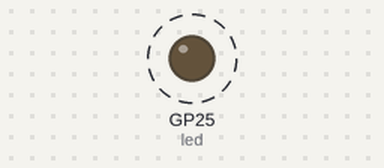
Bench run of a program on a simulated Raspberry Pi Pico running MicroPython. Shown: output pins drawn as LEDs (lit = HIGH). Dashed ring = blinking. What the program prints to the serial console is not drawn.

Above: at 1.2 s.
Timing chart, 0 to 3.7 s (numbered marks = the images above):
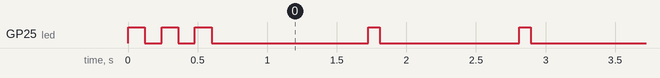

The program:

main.py
```python
"""
智慧車雲台韌體 — Raspberry Pi Pico W (MicroPython)

── 接線 ────────────────────────────────────────────────────
伺服馬達：
    pan  訊號線（橘）→ GP10（實體 pin 14）
    tilt 訊號線（橘）→ GP11（實體 pin 15）
    電源線（紅）     → 獨立 5V 電源，不要接 Pico 的 VBUS 或 3V3
    接地線（棕/黑）  → 和 Pico 的 GND 共接

UART（接 Pi 5）—— 目前用 UART1，見下方 UART_TX_GPIO 的說明：
    Pico GP4 = TX（實體 pin 6） ──→ Pi 5 GPIO15 = RXD（實體 pin 10）
    Pico GP5 = RX（實體 pin 7） ←── Pi 5 GPIO14 = TXD（實體 pin 8）
    Pico GND     （實體 pin 3） ─── Pi 5 GND     （實體 pin 6）

    TX 要接對方的 RX，是交叉接的。兩邊都是 3.3V 邏輯，不需要準位轉換。

GP10 / GP11 是 RP2040 同一組 PWM slice(5) 的 A、B 通道，會共用頻率；
伺服本來就都跑 50Hz，所以沒有衝突。

註：本專案這片 Pico 的 GP0/GP1（UART0）實測無法收發 —— 韌體有跑、腳位電氣
也連通，但資料進不去也出不來。改用 UART1 的 GP4/GP5 之後正常。

── 通訊 ────────────────────────────────────────────────────
指令從 UART 或 USB 任一邊進來都接受，一行一筆 JSON：

    {"pan": 18.0, "tilt": -6.0}

同時支援兩個來源的用意是：UART 接線很容易出問題，而 USB 線本來就要接著供電，
所以 USB 這條路等於是免費的備援。Pi 端用 --pico /dev/ttyACM0 就能改走 USB。

送的是「絕對角度」而不是增量，中間掉幾筆也不會累積誤差。
開機時會往 UART 送一行 "gimbal ready"，Pi 收得到就代表 RX 那條線也接對了。

── 安裝 ────────────────────────────────────────────────────
用 Thonny 把這個檔案存到 Pico 上、檔名必須是 main.py，插電就會自動執行。
"""

from machine import Pin, PWM, UART
import json
import select
import sys
import time

PAN_GPIO, TILT_GPIO = 10, 11
SERVO_FREQ_HZ = 50
MIN_PULSE_US, MAX_PULSE_US = 500, 2400  # SG90 規格；轉不到底就調這兩個值
IDLE_RELEASE_MS = 500                   # 停止動作多久之後切斷訊號

# RP2040 的 UART 可以映射到多組腳位。如果目前這組不通（訊號進不去也出不來），
# 換一組是排除「該腳位損壞或未正確綁定」最快的方法：
#
#   UART0 → GP0/GP1（pin 1/2）、GP12/GP13（pin 16/17）、GP16/GP17（pin 21/22）
#   UART1 → GP4/GP5（pin 6/7）、GP8/GP9（pin 11/12）
#
# 換的時候記得 Pi 那兩條線也要跟著移到對應的針腳上。
# GP10/GP11 給伺服用，不要選到。
UART_ID = 1
UART_TX_GPIO, UART_RX_GPIO = 4, 5     # 原本是 UART_ID=0 搭配 0, 1
UART_BAUD = 115200
MAX_BUFFER = 256                        # 收到沒有換行的垃圾時的丟棄門檻

HEARTBEAT_MS = 1000                     # 待機時每隔多久閃一下
LED_FLASH_MS = 80                       # 每次閃多久

# 除錯用：把 UART 收到的原始位元組印到 USB（在 Pi 上 cat /dev/ttyACM0 可看）。
# 平時要關著 —— 保持扭力會讓 Pi 每 0.3 秒送一次，開著就會不停 print，
# USB 接著但沒人讀時緩衝區塞滿可能讓韌體卡住。
UART_ECHO_TO_USB = False

pan = PWM(Pin(PAN_GPIO))
tilt = PWM(Pin(TILT_GPIO))
for servo in (pan, tilt):
    servo.freq(SERVO_FREQ_HZ)

uart = UART(UART_ID, baudrate=UART_BAUD,
            tx=Pin(UART_TX_GPIO), rx=Pin(UART_RX_GPIO))

# 板載 LED：Pico W 掛在無線晶片上（用 "LED" 這個別名），一般 Pico 則是 GP25。
# Pico 沒有電源指示燈，這顆燈是唯一能從外觀判斷韌體有沒有在跑的方式。
try:
    led = Pin("LED", Pin.OUT)
except (TypeError, ValueError):
    led = Pin(25, Pin.OUT)


def angle_to_ns(angle):
    """把 -90~90 度換算成脈寬（奈秒）。"""
    if angle < -90:
        angle = -90
    elif angle > 90:
        angle = 90
    us = MIN_PULSE_US + (angle + 90) * (MAX_PULSE_US - MIN_PULSE_US) / 180
    return int(us * 1000)


def apply(pan_deg, tilt_deg):
    pan.duty_ns(angle_to_ns(pan_deg))
    tilt.duty_ns(angle_to_ns(tilt_deg))


def release():
    """切斷 PWM 訊號，消除伺服馬達待機時的抖動與嗡嗡聲。

    放開之後靠齒輪本身的阻力就足以維持角度。
    """
    pan.duty_ns(0)
    tilt.duty_ns(0)


# 兩個來源共用同一個行緩衝區：UART 和 USB 進來的指令格式完全一樣
poller = select.poll()
poller.register(sys.stdin, select.POLLIN)


def read_usb():
    """把 USB 序列上已經到達的位元組讀出來。

    不用 readline()：poll 只保證「有資料」，不保證整行都到了，
    readline() 會把整個迴圈卡住。
    """
    chunk = b""
    for _ in range(128):
        if not poller.poll(0):
            break
        char = sys.stdin.read(1)
        if not char:
            break
        chunk += char.encode()
    return chunk


def announce():
    """往兩個通道都回報一次，對面不管接哪邊都收得到。"""
    uart.write(b"gimbal ready\n")
    print("gimbal ready")


buffer = b""
last_move = time.ticks_ms()
released = True

# 開機時連閃三下，代表韌體已經開始執行
for _ in range(3):
    led.value(1)
    time.sleep_ms(120)
    led.value(0)
    time.sleep_ms(120)

last_blink = time.ticks_ms()
led_on = False

announce()

while True:
    # USB 和 UART 都收，哪邊有資料就用哪邊
    incoming = read_usb()
    if uart.any():
        from_uart = uart.read() or b""
        if from_uart and UART_ECHO_TO_USB:
            print("uart<", from_uart)
        incoming += from_uart

    if incoming:
        buffer += incoming

        while b"\n" in buffer:
            line, buffer = buffer.split(b"\n", 1)

            # 讓對面隨時能確認韌體還活著，不必等 Pico 重開機那唯一一次
            if line.strip() == b"ping":
                announce()
                continue

            try:
                cmd = json.loads(line)
                apply(cmd.get("pan", 0), cmd.get("tilt", 0))
                last_move = time.ticks_ms()
                released = False
            except (ValueError, TypeError):
                pass  # 收到壞掉的資料就丟掉，不要讓韌體整個掛掉

        if len(buffer) > MAX_BUFFER:
            buffer = b""

    now = time.ticks_ms()

    if not released and time.ticks_diff(now, last_move) > IDLE_RELEASE_MS:
        release()
        released = True

    # LED 狀態：收指令期間常亮，待機時每秒閃一下
    if not released:
        led.value(1)
        led_on = True
        last_blink = now
    else:
        elapsed = time.ticks_diff(now, last_blink)
        if led_on and elapsed >= LED_FLASH_MS:
            led.value(0)
            led_on = False
            last_blink = now
        elif not led_on and elapsed >= HEARTBEAT_MS:
            led.value(1)
            led_on = True
            last_blink = now

    time.sleep_ms(5)
```

Measured:
- by itself, GP25 (led): goes LOW 0.12 s, HIGH 0.12 s, LOW 0.12 s, HIGH 0.12 s, 119 × (LOW 1.1 s, HIGH 0.08 s), then LOW
